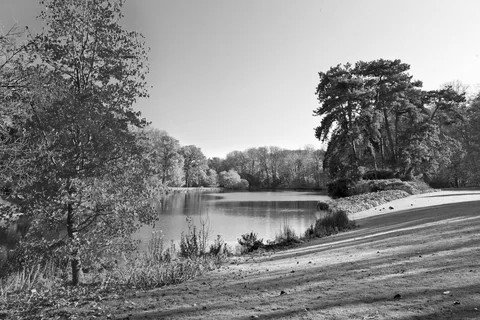
#> input picture MiKMOI/lab3/task_1_lowpass.png, 480 x 320 px
$ python task1.py
#> lines starting #> are read from the running program, lines starting #| are printed output that depends on the picture
import cv2
import numpy as np
import matplotlib.pyplot as plt

# Загрузка изображения
image_path = 'task_1_lowpass.png'
img = cv2.imread(image_path, cv2.IMREAD_GRAYSCALE)
#> img is the input picture: shape (320, 480); min 1, max 255, mean 132.7

# Проверка
if img is None:
    raise FileNotFoundError(f"Ошибка: Не удалось загрузить изображение по пути '{image_path}'. Проверьте имя файла и путь к нему.")

img = img.astype(np.float32)
rows, cols = img.shape
#> rows = 320; cols = 480

# Центрирование спектра (умножение на (-1)^(x+y))
u = np.arange(rows)
#> u = 320 values from 0 to 319
v = np.arange(cols)
#> v = 480 values from 0 to 479
U, V = np.meshgrid(u, v, indexing='ij')
centered_img = img * ((-1) ** (U + V))
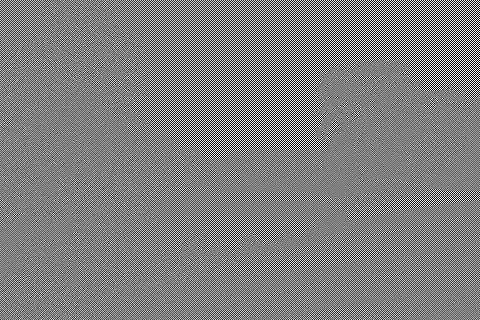
#> centered_img: shape (320, 480) float64; min -255, max 255, mean 0.1; drawn with min black and max white

# Прямое двумерное БПФ
f_transform = np.fft.fft2(centered_img)

# Функция создания фильтра Баттерворта НЧ
def butterworth_lowpass(shape, D0, n):
    rows, cols = shape
    center_r, center_c = rows // 2, cols // 2
    u = np.arange(rows)
    v = np.arange(cols)
    U, V = np.meshgrid(u, v, indexing='ij')

    # Расстояние от каждой точки до центра
    D = np.sqrt((U - center_r) ** 2 + (V - center_c) ** 2)

    # Передаточная функция фильтра Баттерворта
    H = 1.0 / (1.0 + (D / D0) ** (2 * n))
    return H

# Параметры из задания
D0 = 30
orders = [1, 2, 4, 10] # Исследуем влияние порядка

plt.figure(figsize=(12, 8))
plt.subplot(2, 3, 1)
plt.imshow(img, cmap='gray')
plt.title('Исходное изображение')
plt.axis('off')

for i, n in enumerate(orders):
    # Создаем фильтр
    H = butterworth_lowpass((rows, cols), D0, n)

    # Применение фильтра
    filtered_f = f_transform * H

    # Обратное БПФ
    inv_fft = np.fft.ifft2(filtered_f)

    # Убираем центрирование и берем вещественную часть
    result = np.real(inv_fft) * ((-1) ** (U + V))

    # Нормализация для отображения
    result = np.clip(result, 0, 255)

    plt.subplot(2, 3, i + 2)
    plt.imshow(result, cmap='gray')
    plt.title(f'Баттерворт НЧ (n={n}, D0={D0})')
    plt.axis('off')
#> this loop made 4 passes
#> pass 1, `result = np.real(inv_fft) * ((-1) ** (U + V))`:
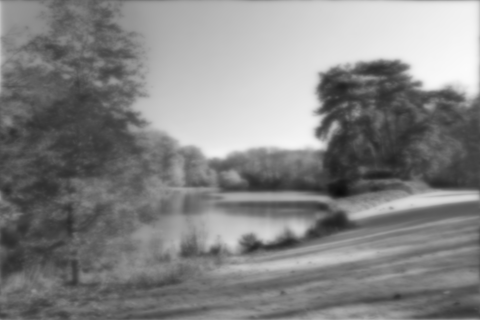
#> result: shape (320, 480) float64; min 12.73, max 251.1, mean 132.7

plt.tight_layout()
plt.show()
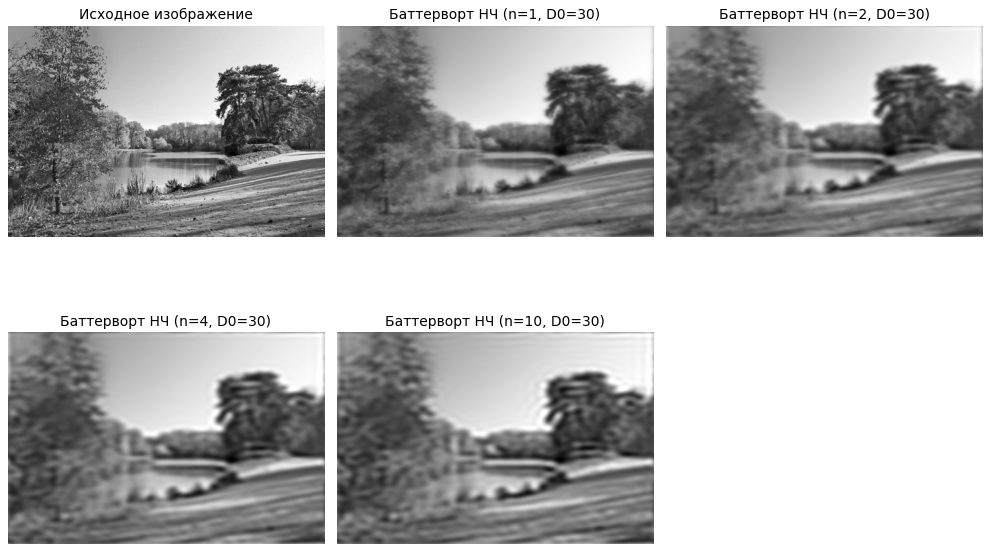
#> figure drawn by matplotlib, 5 panels
